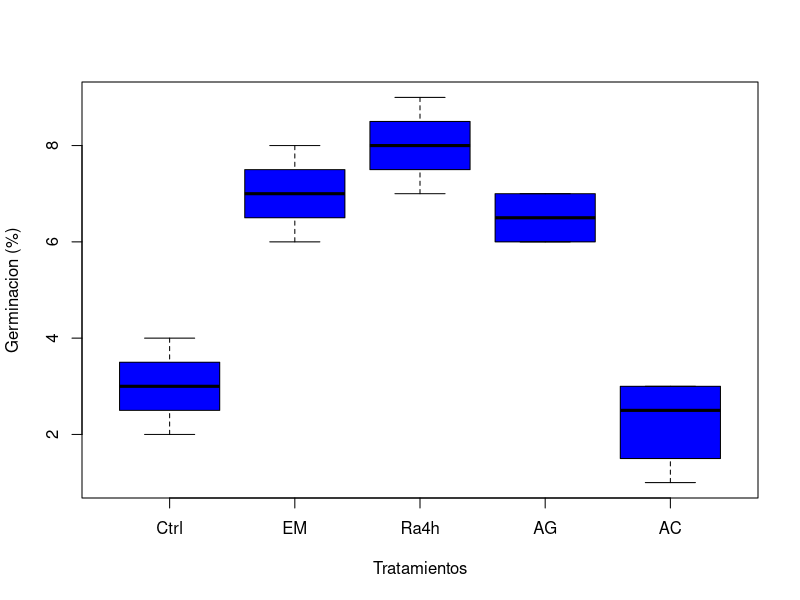
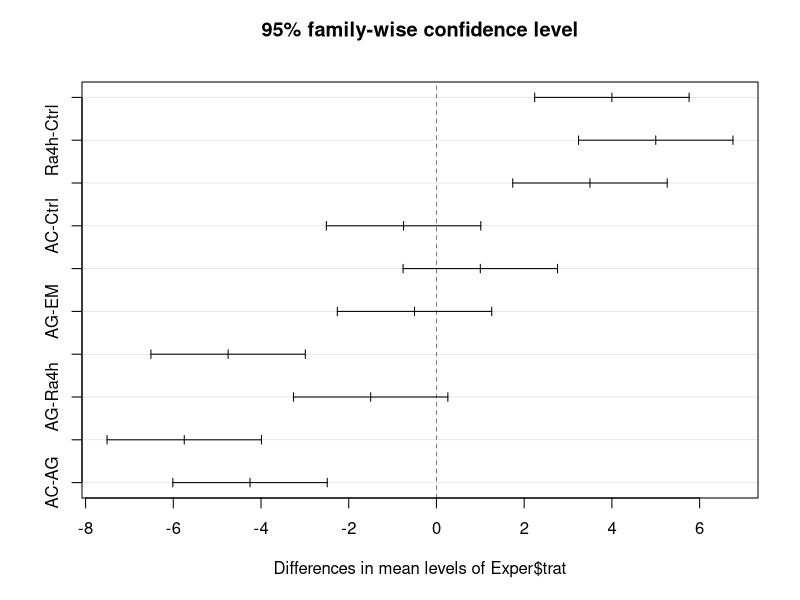

R code for these plots, in order:
# Alondra Lizbeth Zuñiga Perales
# 2070702
# 08/05/2024


# Ingresar datos ----------------------------------------------------------

# Ingresar datos del diseño aleatorio
# 5 tratamientos germinativos
# 4 repeticiones cada tratamiento

germ <- c(3, 3, 4, 2, 7, 8, 7, 6, 8, 9, 8, 7,
          6, 7, 7, 6, 3, 2, 1, 3)

trat <- gl(5, 4, 20, labels = c ("Ctrl", "EM", "Ra4h", "AG", "AC"))

Exper <- data.frame(trat, germ)

boxplot(Exper$germ ~ Exper$trat, col = "blue",
        xlab = "Tratamientos", ylab = "Germinacion (%)")

# Revisar normalidad
shapiro.test(Exper$germ)

# Revisa la igualdad de varianzas
bartlett.test(Exper$germ, Exper$trat)

# Media general
MG <- mean(Exper$germ)

med.trat <- tapply(Exper$germ, Exper$trat, mean)
med.trat

var.trat <- tapply(Exper$germ, Exper$trat, var)
var.trat

Exper$SC <- (Exper$germ - MG)^2

# Suma de cuadrados del experimento Sctot
Sctot <- sum(Exper$SC)
Sctot

# Suma de cuadrados del experimento

SCtrat <- sum((med.trat-MG)^2 * 4)
SCtrat

# Suma de cuadrado del error
Sctot - SCtrat

SCtrat/4

9.7/15

26.2/0.6466667


# Anova usando funcion aov

Exp.aov <- aov(Exper$germ ~ Exper$trat)
summary(Exp.aov)

# Prueba de tukey ya que existen diferencias de los tratamientos de germinacion
 TukeyHSD(Exp.aov)
plot(TukeyHSD(Exp.aov)) 
